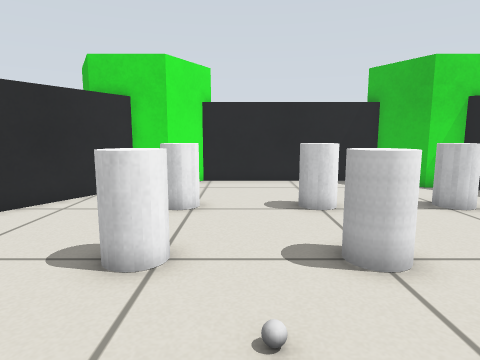
view 1 (above)

12 first-person views from a walk through a robot-simulator world made for Gazebo. The camera is 0.56 m above the floor, tilts 8° down and sees 75° across. The floor is counted in squares, 0.25 m on a side. Each view is taken from the middle of a square. On the plan, view 1 faces up. The plan holds only what a view shows up to about 18 squares ahead; the rest is blank. The place goes on beyond the plan.

view 2
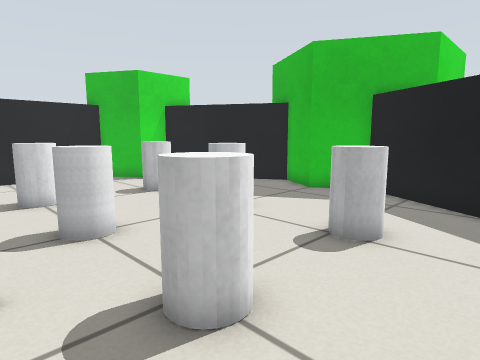

view 3
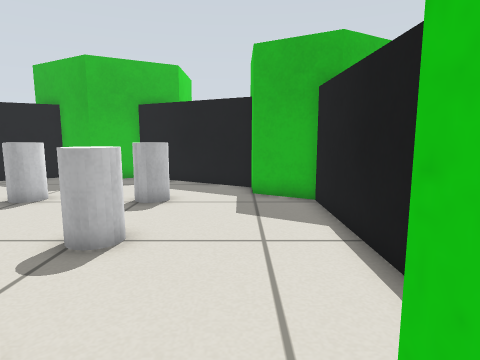

view 4
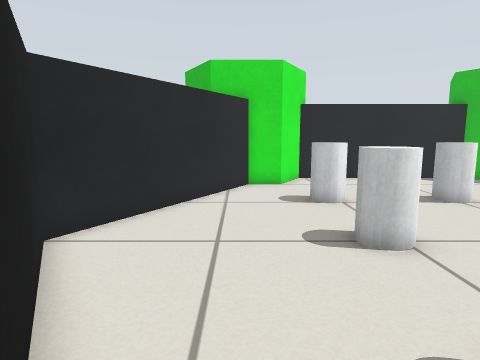

view 5
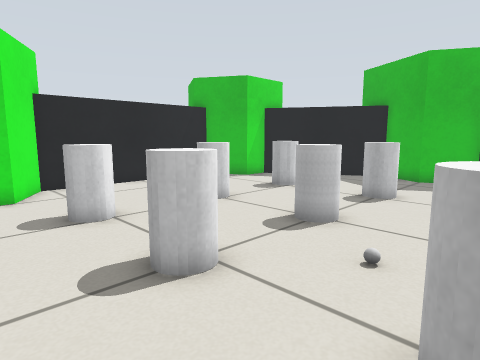

view 6
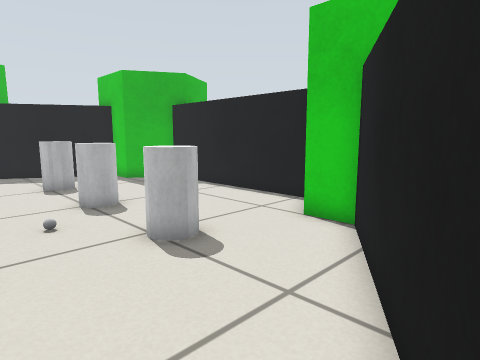

view 7
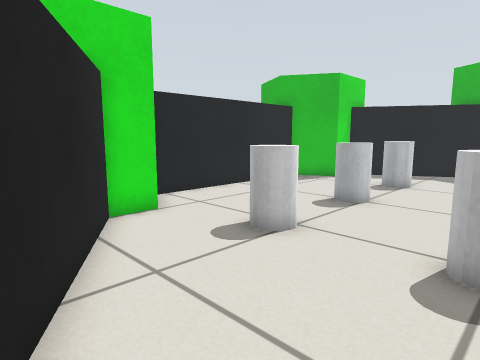

view 8
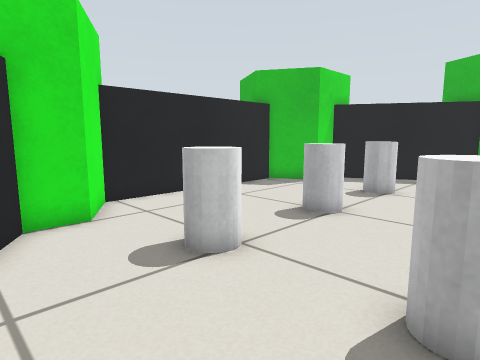

view 9
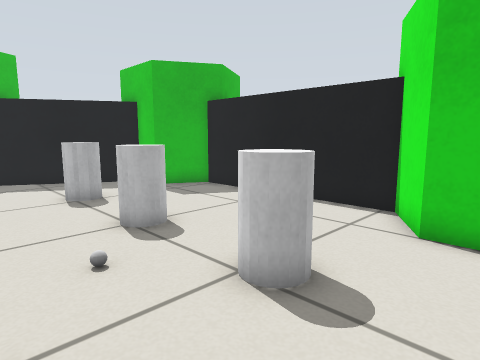

view 10
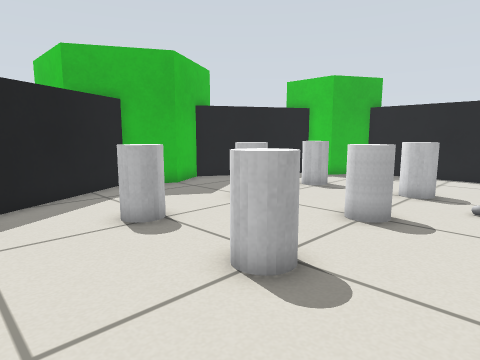

view 11
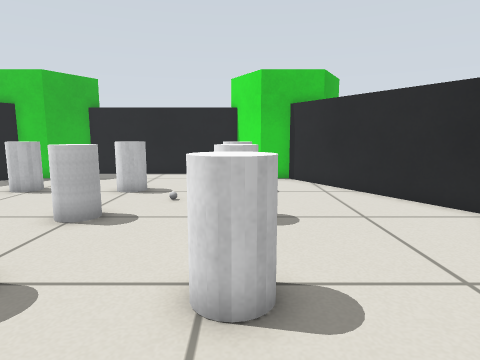

view 12
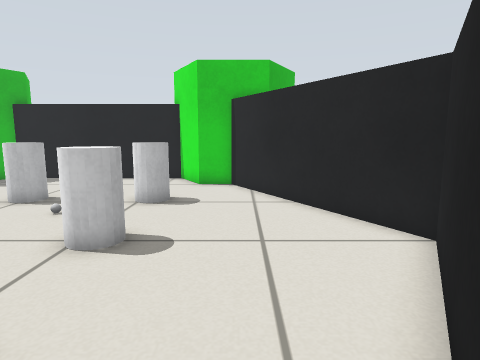

### Floor plan
Points are (right, up) in squares from view 1. A wall is a line through its corners. A room is listed if a view was taken in it or the views show most of it. See-through windows are left out.
Room 1 (views 1, 2, 3, 4, 5, 6, 7, 8, 9, 10, 11, 12)
walls: (-3.1, 13.5) (-4.6, 13.5) (-9.2, 5.5) (-4.6, -2.5) (-3.1, -2.5) (-1.8, -4.7) (6.8, -4.7) (8.1, -2.5) (9.6, -2.5) (13, 3.4) (11.8, 5.5) (13, 7.6) (9.6, 13.5) (8.1, 13.5) (6.9, 15.7) (-1.8, 15.7) (-3.1, 13.5)
objects: white cylinder (-2, 1) to (-1, 2); white cylinder (-2, 5) to (-1, 6); white cylinder (-2, 9) to (-1, 10); grey ball (0, 3); white cylinder (2, 1) to (3, 2); white cylinder (2, 5) to (3, 6); white cylinder (2, 9) to (3, 10); white cylinder (6, 1) to (7, 2); white cylinder (6, 5) to (7, 6); white cylinder (6, 9) to (7, 10)

Where each view was taken, in squares from view 1:
view 1: 0 up, 0 right, facing up
view 2: 2 down, 0 right, facing up-right
view 3: 2 down, 4 left, facing right
view 4: 1 down, 5 left, facing up
view 5: 1 up, 5 left, facing up-right
view 6: 5 up, 8 left, facing down-right
view 7: 5 up, 8 left, facing up-right
view 8: 5 up, 6 left, facing up-right
view 9: 5 up, 5 left, facing down-right
view 10: 14 up, 1 left, facing down-right
view 11: 14 up, 2 left, facing down
view 12: 12 up, 5 left, facing down
